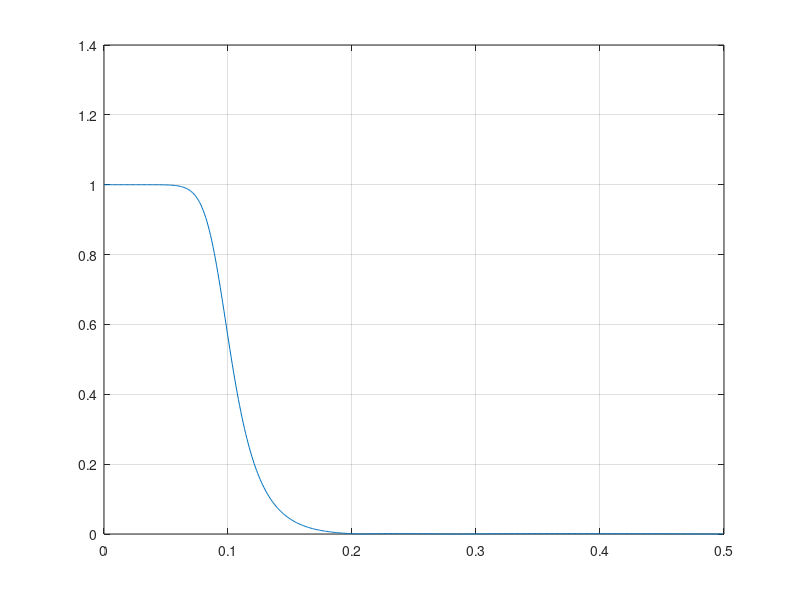
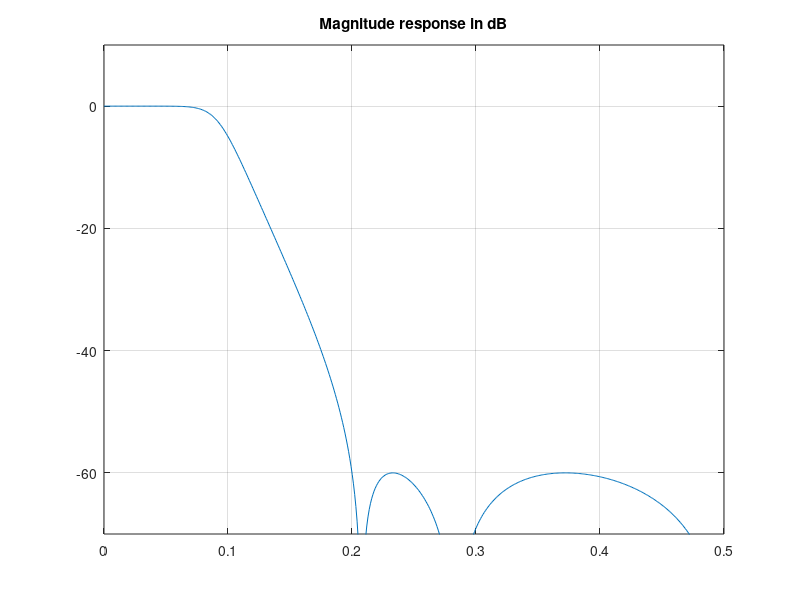

These figures' MATLAB source, in order:
%% Recursive digital filters
% This demo illustrates the classic filters:
% Butterworth, Chebyshev 1 & 2, and Elliptic.
%
% Compared to FIR filters, recursive filters of low-order
% have improved magnitude response (but they do not have
% linear phase).

%% Butterworth filter

clear

[b, a] = butter(3, 0.4);
% filter order: 3 (3 poles, 3 zeros)
% cut-off frequency: 0.2 cycles/sample
% Note: Matlab uses non-conventional scaling of 
% frequency (0.4 instead of 0.2 here).

%%
% Note that the magnitude response is flat at both
% dc and the Nyquist frequency (0.5).
% There are no ripples. The response is monotonic.

[H, om] = freqz(b, a);
f = om/(2*pi);

figure(1)
clf
plot(f, abs(H))
xlabel('Frequency (cycles/sample)')
title('Magnitude response')

%%
% See that the half-power frequency is 0.2

figure(1)
clf
plot(f, abs(H), 0.2, 1/sqrt(2), 'ro')
xlabel('Frequency (cycles/sample)')
title('Magnitude response')
grid

% The frequency response magnitude is 1/sqrt(2) = 0.707
% at f = 0.2

%% 
% The Butterworth filter has all its zeros at z = -1.
% That corresponds to the flat behavour of the stop band at
% the Nyquist frequency.

figure(2)
clf
zplane(b, a)

%%
% 6th order: the transition band is sharper.

[b, a] = butter(6, 0.4);

[H2, om] = freqz(b, a);

figure(1)
plot(f, abs(H), f, abs(H2), 'r')
% semilogy(f, abs(H), f, abs(H2), 'r')
legend('3rd order','6th order')
grid

%%
% Pole-zero diagram of 6th order Butterworth filter.

figure(2)
clf
zplane(b, a)

%% Chebyshev I filter
% The Butterworth has quite a wide transition.
% For the same order, the Chebyshev filter has a narrower 
% transition band.

delp = 0.05;             % delp : pass-band ripple
Rp = -20*log10(1-delp)   % Rp : delp in dB

[b, a] = cheby1(3, Rp, 0.4);

%%
% The stop-band of the Chebyshev I filter is monotonic (no ripples).
% The pass-band has ripples.

[H, om] = freqz(b, a);

figure(1)
clf
plot(f, abs(H))
grid

%%
% Detail of pass-band: the pass-band has exactly
% the specified ripple, the pass-band edge is at exactly f = 0.2.

figure(1)
ylim([0.8 1.1])

%%
% The Chebyshev I filter has all its zeros at z = -1 like the 
% Butterworth filter.

figure(2)
clf
zplane(b, a)

% Each pole corresponds to a positive ripple in the pass-band.
% The pole on the positive real axis correpsonds to the positive
% ripple at dc.

%%
% 6th order filter:

[b, a] = cheby1(6, Rp, 0.4);

%%
% The 6th order filter has exactly the same pass-band ripple
% and pass-band edge. But it has a narrower transition band.

[H2, om] = freqz(b, a);

figure(1)
plot(f, abs(H), f, abs(H2), 'r')
legend('3rd order','6th order')
grid

%%
% Pass-band detail:

figure(1)
ylim([0.8 1.1])

%%
% The pass-band is shaped by 6 poles.
% Each pole corresponds to a positive ripple in the pass-band.

figure(2)
zplane(b, a)

%% Chebyshev II filter
% The Chebyshev II filter is like the Chebyshev I filter.
% But the stop-band has ripples and the pass-band is monotonic.

dels = 0.02;                % dels : stop-band ripple
Rs = -20*log10(dels)        % Rs : dels in dB

[b, a] = cheby2(3, Rs, 0.4);

%%
% The stop-band has nulls not just at f = 0.5.

[H, om] = freqz(b, a);

figure(1)
clf
plot(f, abs(H))
grid

%%
% Detail of stop-band: the stop-band has exactly
% the specified ripple, the stop-band edge is at exactly f = 0.2.

figure(1)
line([0.2 0.2 0.5], [0 dels dels], 'color', 'r')
ylim([0.0 0.1])

%%
% . . . So the zeros are not all at z = -1. The angles of the
% zeros correspond to the nulls of the frequency response.

figure(2)
clf
zplane(b, a)

%%
% 6th order filter:

[b, a] = cheby2(6, Rs, 0.4);

%%
% The 6th order filter has exactly the same stop-band ripple
% and stop-band edge. But the transition-band is narrower.

[H2, om] = freqz(b, a);

figure(1)
plot(f, abs(H), f, abs(H2), 'r')
legend('3rd order','6th order')
grid

%%
% Detail of stop-band: Chebyshev II filters of odd order have a null
% at the Nyquist frequency; those have a positive ripple there.

figure(1)
plot(f, abs(H), f, abs(H2), 'r')
legend('3rd order','6th order')
grid
ylim([0.0 0.1])

%%
% The 3rd order Chebyshev II filter had a zero at z = -1 (3 is odd).
% Here, the 6th order Cheyshev II filter has no zeros at z = -1 (6 is
% even).

figure(2)
clf
zplane(b, a)

%% Elliptic filter
% Elliptic filters have ripples in both pass-band and stop-band.
% For the same order, the elliptic filter has a narrower transition
% band than Chebyshev filters.

delp = 0.05;             % delp : pass-band ripple
Rp = -20*log10(1-delp)   % Rp : delp in dB

dels = 0.02;             % dels : stop-band ripple
Rs = -20*log10(dels)     % Rs : dels in dB

[b, a] = ellip(3, Rp, Rs, 0.4);

%%

[H, om] = freqz(b, a);

figure(1)
clf
plot(f, abs(H))
grid

%%
% Pass-band detail: the pass-band has exactly
% the specified ripple, the pass-band edge is at exactly f = 0.2.

figure(1)
ylim([0.8 1.1])


%%
% Stop-band detail: the stop-band has exactly the specified
% ripple. But the stop-band edge is determined by the order of the filter.
% The Elliptic filter has the minimim possible transition-bandwidth.

figure(1)
ylim([0.0 0.1])

%%
% Like the Chebyshev I filter, the poles correspond to positive ripples in
% the pass-band.
% Like the Chebyshev II filter, the zeros are not all z = -1.

figure(2)
zplane(b, a)

%%
% 6th order filter:

[b, a] = ellip(6, Rp, Rs, 0.4);

%%
% The 6th order filter has a narrower transition band than
% the 3rd order filter.

[H2, om] = freqz(b, a);

figure(1)
plot(f, abs(H), f, abs(H2), 'r')
legend('3rd order','6th order')
grid

%%
% Does the Elliptic filter have unity dc gain?
% It depends if it is of even or odd order.

%%
% Does the Elliptic filter have a null at the Nyquist frequency (f = 0.5)?
% It depends if it is of even or odd order.

%%
%

figure(2)
zplane(b, a)


%%
% Does the Elliptic filter have a null at z = -1?
% It depends if it is of even or odd order.


%% More stop-band attenuation...
% When the stop-band attenuation is high, then a logarithmic scale
% is needed to see it.
% Note: 0.1 is 20 dB, 0.01 is 40 dB, 0.001 is 60 dB, etc.

%% 20 dB in stop-band

dels = 0.1;
Rs = -20*log10(dels)

[b, a] = cheby2(5, Rs, 0.4);
[H, om] = freqz(b, a);

dB = @(x) 20*log10(abs(x));

figure(1)
plot(f, abs(H))
grid

%%

figure(2)
plot(f, dB(H))
grid
ylim([-70 10])
title('Magnitude response in dB')

%% 40 dB in stop-band

dels = 0.01;
Rs = -20*log10(dels)

[b, a] = cheby2(5, Rs, 0.4);
[H, om] = freqz(b, a);

figure(1)
plot(f, abs(H))
grid

%%

figure(2)
plot(f, dB(H))
grid
ylim([-70 10])
title('Magnitude response in dB')


%% 60 dB in stop-band

dels = 0.001;
Rs = -20*log10(dels)

[b, a] = cheby2(5, Rs, 0.4);
[H, om] = freqz(b, a);

figure(1)
plot(f, abs(H))
grid

%%

figure(2)
plot(f, dB(H))
grid
ylim([-70 10])
title('Magnitude response in dB')






